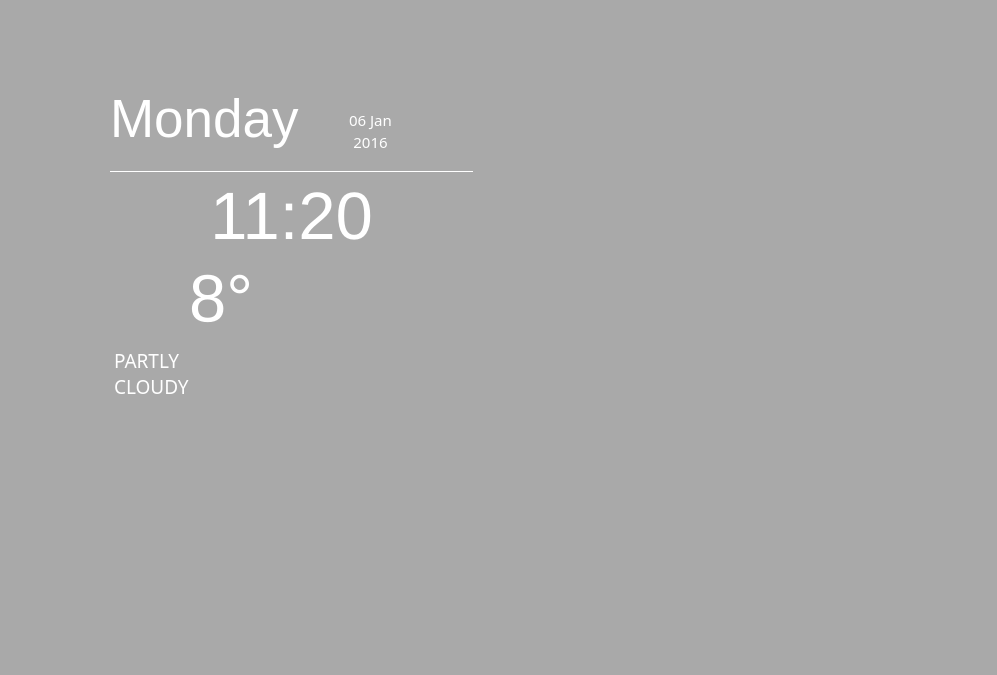
<?xml version="1.0" encoding="UTF-8"?>
<ui version="4.0">
 <class>Form</class>
 <widget class="QWidget" name="Form">
  <property name="geometry">
   <rect>
    <x>0</x>
    <y>0</y>
    <width>997</width>
    <height>675</height>
   </rect>
  </property>
  <property name="windowTitle">
   <string>Form</string>
  </property>
  <property name="styleSheet">
   <string notr="true">QWidget{background-color:darkgrey;color:white;}QLabel{font-size:50pt;font-family:&quot;Microsoft JhengHei Light&quot;}</string>
  </property>
  <widget class="QWidget" name="">
   <property name="geometry">
    <rect>
     <x>110</x>
     <y>72</y>
     <width>531</width>
     <height>331</height>
    </rect>
   </property>
   <layout class="QGridLayout" name="gridLayout">
    <item row="4" column="0">
     <widget class="QLabel" name="label_3">
      <property name="styleSheet">
       <string notr="true">background-color:transparent</string>
      </property>
      <property name="text">
       <string/>
      </property>
      <property name="pixmap">
       <pixmap>E:/Downloads/cloud (1).png</pixmap>
      </property>
     </widget>
    </item>
    <item row="0" column="0" rowspan="2" colspan="3">
     <widget class="QLabel" name="label">
      <property name="styleSheet">
       <string notr="true">font-size:40pt</string>
      </property>
      <property name="text">
       <string>Monday</string>
      </property>
     </widget>
    </item>
    <item row="3" column="0" colspan="3">
     <widget class="QLabel" name="label_2">
      <property name="text">
       <string>11:20</string>
      </property>
      <property name="alignment">
       <set>Qt::AlignCenter</set>
      </property>
     </widget>
    </item>
    <item row="4" column="1" colspan="2">
     <widget class="QLabel" name="label_4">
      <property name="text">
       <string>8°</string>
      </property>
     </widget>
    </item>
    <item row="2" column="0" colspan="3">
     <widget class="Line" name="line">
      <property name="maximumSize">
       <size>
        <width>16777215</width>
        <height>1</height>
       </size>
      </property>
      <property name="styleSheet">
       <string notr="true">background-color:white</string>
      </property>
      <property name="orientation">
       <enum>Qt::Horizontal</enum>
      </property>
     </widget>
    </item>
    <item row="1" column="2">
     <widget class="QTextBrowser" name="textBrowser">
      <property name="maximumSize">
       <size>
        <width>16777215</width>
        <height>60</height>
       </size>
      </property>
      <property name="font">
       <font>
        <family>Microsoft JhengHei Light</family>
       </font>
      </property>
      <property name="styleSheet">
       <string notr="true">font-family:&quot;Microsoft JhengHei Light&quot;;background-color:transparent</string>
      </property>
      <property name="frameShape">
       <enum>QFrame::NoFrame</enum>
      </property>
      <property name="frameShadow">
       <enum>QFrame::Plain</enum>
      </property>
      <property name="lineWidth">
       <number>0</number>
      </property>
      <property name="html">
       <string>&lt;!DOCTYPE HTML PUBLIC &quot;-//W3C//DTD HTML 4.0//EN&quot; &quot;http://www.w3.org/TR/REC-html40/strict.dtd&quot;&gt;
&lt;html&gt;&lt;head&gt;&lt;meta name=&quot;qrichtext&quot; content=&quot;1&quot; /&gt;&lt;style type=&quot;text/css&quot;&gt;
p, li { white-space: pre-wrap; }
&lt;/style&gt;&lt;/head&gt;&lt;body style=&quot; font-family:'Microsoft JhengHei Light'; font-size:7.5pt; font-weight:400; font-style:normal;&quot;&gt;
&lt;p align=&quot;center&quot; style=&quot; margin-top:0px; margin-bottom:0px; margin-left:0px; margin-right:0px; -qt-block-indent:0; text-indent:0px;&quot;&gt;&lt;span style=&quot; font-size:11pt;&quot;&gt;06 Jan&lt;/span&gt;&lt;/p&gt;
&lt;p align=&quot;center&quot; style=&quot; margin-top:0px; margin-bottom:0px; margin-left:0px; margin-right:0px; -qt-block-indent:0; text-indent:0px;&quot;&gt;&lt;span style=&quot; font-size:11pt;&quot;&gt;2016&lt;/span&gt;&lt;/p&gt;&lt;/body&gt;&lt;/html&gt;</string>
      </property>
     </widget>
    </item>
    <item row="5" column="0" colspan="2">
     <widget class="QTextBrowser" name="textBrowser_2">
      <property name="maximumSize">
       <size>
        <width>16777215</width>
        <height>60</height>
       </size>
      </property>
      <property name="font">
       <font>
        <family>Microsoft JhengHei Light</family>
       </font>
      </property>
      <property name="styleSheet">
       <string notr="true">font-family:&quot;Microsoft JhengHei Light&quot;;background-color:transparent</string>
      </property>
      <property name="frameShape">
       <enum>QFrame::NoFrame</enum>
      </property>
      <property name="frameShadow">
       <enum>QFrame::Plain</enum>
      </property>
      <property name="lineWidth">
       <number>0</number>
      </property>
      <property name="verticalScrollBarPolicy">
       <enum>Qt::ScrollBarAlwaysOff</enum>
      </property>
      <property name="html">
       <string>&lt;!DOCTYPE HTML PUBLIC &quot;-//W3C//DTD HTML 4.0//EN&quot; &quot;http://www.w3.org/TR/REC-html40/strict.dtd&quot;&gt;
&lt;html&gt;&lt;head&gt;&lt;meta name=&quot;qrichtext&quot; content=&quot;1&quot; /&gt;&lt;style type=&quot;text/css&quot;&gt;
p, li { white-space: pre-wrap; }
&lt;/style&gt;&lt;/head&gt;&lt;body style=&quot; font-family:'Microsoft JhengHei Light'; font-size:7.5pt; font-weight:400; font-style:normal;&quot;&gt;
&lt;p style=&quot; margin-top:0px; margin-bottom:0px; margin-left:0px; margin-right:0px; -qt-block-indent:0; text-indent:0px;&quot;&gt;&lt;span style=&quot; font-size:14pt;&quot;&gt;PARTLY CLOUDY&lt;/span&gt;&lt;/p&gt;&lt;/body&gt;&lt;/html&gt;</string>
      </property>
     </widget>
    </item>
    <item row="1" column="3">
     <spacer name="horizontalSpacer">
      <property name="orientation">
       <enum>Qt::Horizontal</enum>
      </property>
      <property name="sizeHint" stdset="0">
       <size>
        <width>220</width>
        <height>20</height>
       </size>
      </property>
     </spacer>
    </item>
   </layout>
  </widget>
 </widget>
 <resources/>
 <connections/>
</ui>
